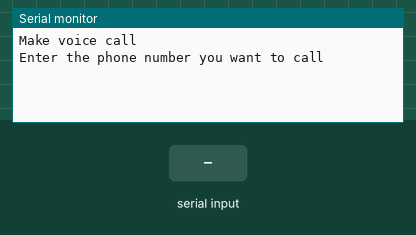
A sketch run on a simulated Arduino Uno, built with avr-gcc and run on an emulated ATmega328P. Shown: the last lines printed to the serial monitor. The test bench sets the inputs (shaded band). The modem accepts every AT command (registered, SIM ready, sends succeed) and sends nothing else.

Above: at 1.7 s.
1.8 s: "1\n" received over Serial
At 3.1 s:
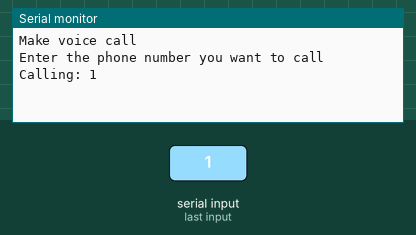
At 5.6 s:
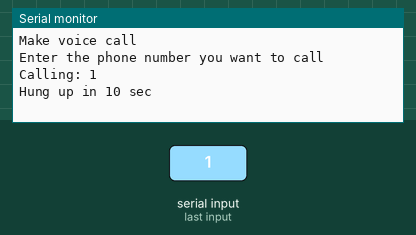

The sketch:

Composition_Numero.ino
```cpp
// Importation des librairies
#include <SoftwareSerial.h>
#include <String.h>
SoftwareSerial sim800l(2,3);          // RX, TX
boolean call;

void setup(){
  sim800l.begin(9600);  // Démarrage du modem
  Serial.begin(9600);   // Initialisation de la communication série
  delay(500);
  call = true;
  if(sim800l.available())
  Serial.write(sim800l.read());
  }

void loop(){
  if(call==true){
    voicecall();
    call = false;
   }
 }

void voicecall(){
  Serial.println("Make voice call");
  Serial.println("Enter the phone number you want to call");
  char number[20];
  readSerial(number);
  Serial.print("Calling: ");
  Serial.println(number);
  delay(100);
  sim800l.print("ATD");   // Appel
  sim800l.print(number);
  sim800l.print(";\r");
  delay(3000);
  Serial.println("Hung up in 10 sec");
  delay(10000);
  sim800l.print("ATH\r");
  // Raccroche
  Serial.println("Call ended");
  sim800l.println();
}

int readSerial(char result[]) {
  int i = 0;
  while (1) {
    while (Serial.available() > 0) {
    char inChar = Serial.read();
    if (inChar == '\n') {
      result[i] = '\0';
      Serial.flush();
      return 0;
    }
    if (inChar != '\r'){
      result[i] = inChar; i++;
    }
   }
  }
}
```

Measured:
- after the input at 1.8 s, the serial monitor: prints a new line at once (image 1)
